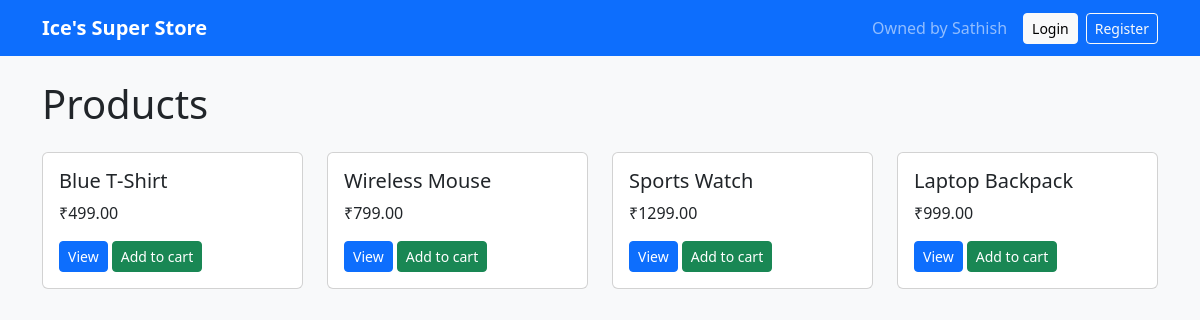
The page / on the database its author committed.
### store/models.py (models this page shows, shortened)
class Product(models.Model):
    name = models.CharField(max_length=100)
    price = models.DecimalField(max_digits=8, decimal_places=2)
    description = models.TextField(blank=True)

### store/views.py (the view)
# urls.py: path('', views.product_list, name='product_list'),
def product_list(request):
    products = Product.objects.all()
    return render(request, 'store/product_list.html', {'products': products})

### store/templates/store/product_list.html (shortened to what this page needs)
{% extends "store/base.html" %}
{% block content %}
<h1 class="mb-4">Products</h1>
{% if products %}
<div class="row">
    {% for p in products %}
        <div class="col-md-3 mb-3">
            <div class="card h-100">
                <div class="card-body">
                    <h5 class="card-title">{{ p.name }}</h5>
                    <p class="card-text">₹{{ p.price }}</p>
                    <a href="{% url 'product_detail' p.id %}"
                    class="btn btn-sm btn-primary">View</a>
                     <form action="{% url 'add_to_cart' p.id %}"
                      method="post" class="d-inline">
                    <button type="submit"
                            class="btn btn-sm btn-success">
                        Add to cart
                    </button>
                </form>
                </div>
            </div>
        </div>
    {% endfor %}
</div>
{% else %}
<p>No products yet.</p>
{% endif %}
{% endblock %}

### rows shown on the page
Product: name "Blue T‑Shirt", price "499.00"
Product: name "Wireless Mouse", price "799.00"
Product: name "Sports Watch", price "1299.00"
Product: name "Laptop Backpack", price "999.00"
